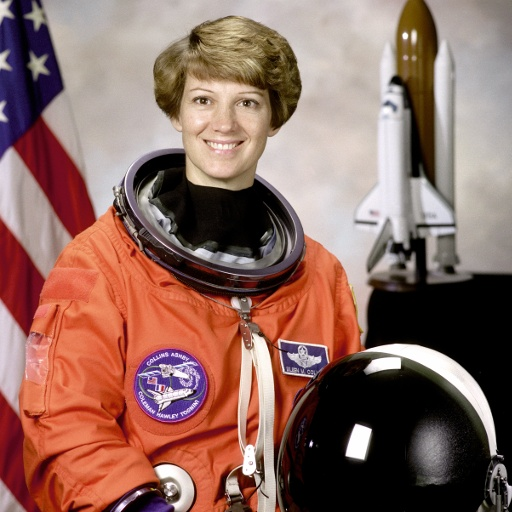
#> input picture sample_inputs/face_sample.jpg, 512 x 512 px, found by its file name
$ python make_sample_video.py
#> lines starting #> are read from the running program, lines starting #| are printed output that depends on the picture
"""
Generates a synthetic test video so the project can be demonstrated without a camera.

Timeline (20 FPS, 640x480):
  0-3 s   empty room (background learning)
  3-6 s   a plain box moves across      -> MOTION only (no face)
  6-11 s  a person's photo walks across -> INTRUDER (motion + face)
  11-13 s empty room again

Run:  python tools/make_sample_video.py
"""

import cv2
import numpy as np

W, H, FPS = 640, 480, 20
rng = np.random.default_rng(1)


def make_background():
    """A simple 'room': gradient wall, floor, and a door-like rectangle."""
    bg = np.zeros((H, W, 3), np.uint8)
    for y in range(H):
        v = 150 + int(40 * y / H)
        bg[y, :] = (v, v - 10, v - 25)
    cv2.rectangle(bg, (0, 360), (W, H), (90, 100, 110), -1)        # floor
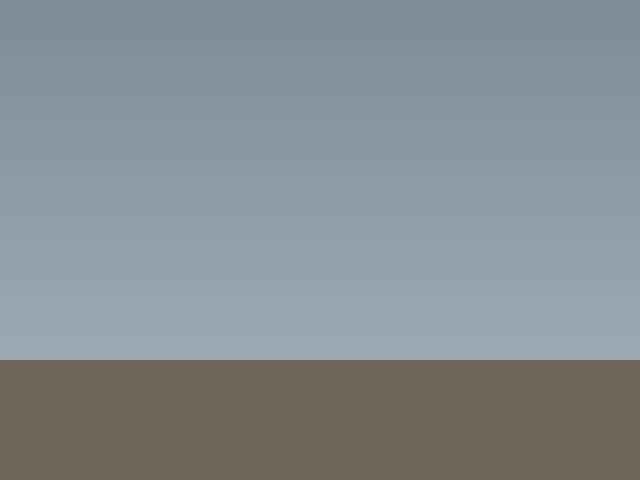
#> bg: shape (480, 640, 3); mean of channels 0, 1, 2 145.9, 140.9, 132.1; drawn as B, G, R
    cv2.rectangle(bg, (480, 120), (590, 360), (70, 90, 120), -1)   # door
    cv2.rectangle(bg, (60, 110), (200, 220), (200, 220, 235), -1)  # window
    cv2.rectangle(bg, (60, 110), (200, 220), (80, 80, 80), 3)
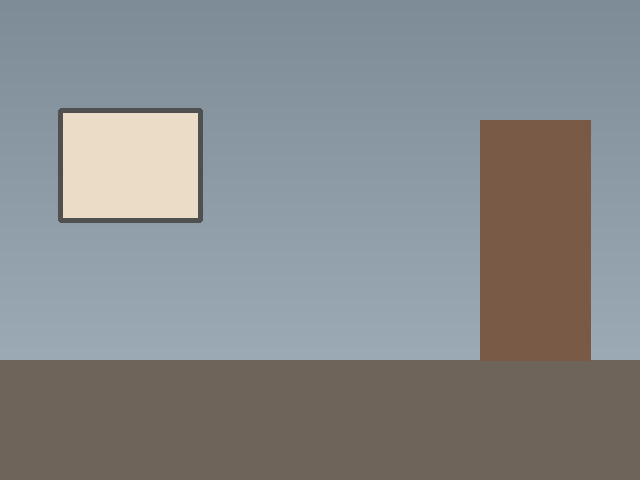
#> bg: shape (480, 640, 3); mean of channels 0, 1, 2 138.3, 137.3, 134; drawn as B, G, R
    return bg


def paste(frame, sprite, x, y):
    """Paste a sprite onto the frame, clipping at the edges."""
    sh, sw = sprite.shape[:2]
    x0, y0 = max(0, x), max(0, y)
    x1, y1 = min(W, x + sw), min(H, y + sh)
    if x1 <= x0 or y1 <= y0:
        return
    frame[y0:y1, x0:x1] = sprite[y0 - y:y1 - y, x0 - x:x1 - x]


def main():
    background = make_background()
    person = cv2.imread("sample_inputs/face_sample.jpg")
#> person is the input picture: shape (512, 512, 3); mean B, G, R 96.5, 105.8, 141.5
    person = cv2.resize(person, (260, 260))
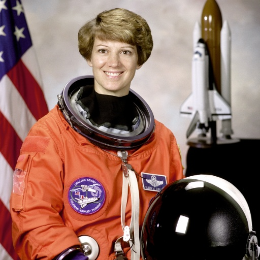
#> person: shape (260, 260, 3); mean B, G, R 96.3, 105.7, 141.4
    box = np.full((90, 110, 3), (40, 120, 200), np.uint8)
    cv2.rectangle(box, (0, 0), (109, 89), (20, 60, 110), 3)
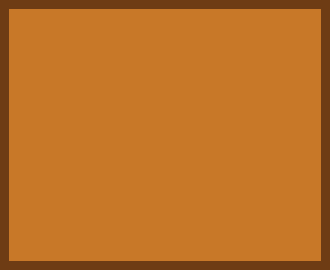
#> box: shape (90, 110, 3) (shown 3 times larger); mean of channels 0, 1, 2 37.6, 112.9, 189.4; drawn as B, G, R

    path = "sample_inputs/demo_intruder.mp4"
    writer = cv2.VideoWriter(path, cv2.VideoWriter_fourcc(*"mp4v"), FPS, (W, H))
    total = 13 * FPS

    for i in range(total):
        t = i / FPS
        frame = background.copy()
        if 3 <= t < 6:      # plain box crossing the room
            x = int(-110 + (t - 3) / 3 * (W + 110))
            paste(frame, box, x, 300)
        elif 6 <= t < 11:   # person crossing the room, slow enough to detect
            x = int(-260 + (t - 6) / 5 * (W + 260) * 0.9)
            paste(frame, person, x, 150)
        noise = rng.normal(0, 3, frame.shape)  # mild camera noise
        frame = np.clip(frame.astype(np.float32) + noise, 0, 255).astype(np.uint8)
        writer.write(frame)

    writer.release()
    print(f"Saved {path}")


if __name__ == "__main__":
    main()
